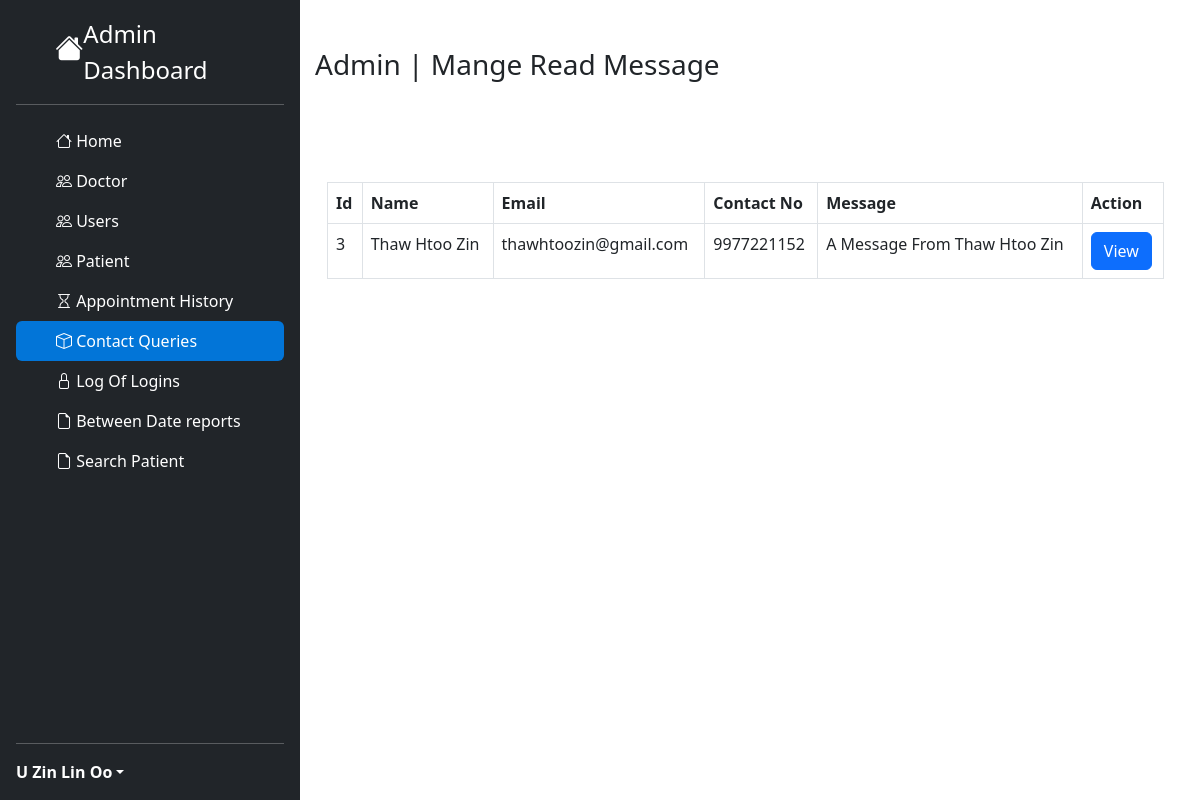
Screenshot of /admin/readmessage.php (signed in) with the database file from the repository.
### tables this page shows
CREATE TABLE `doctors` (
  `id` int(11) NOT NULL,
  `specialization` int(11) NOT NULL,
  `name` varchar(255) NOT NULL,
  `address` varchar(255) NOT NULL,
  `fees` int(11) NOT NULL,
  `contactno` bigint(15) NOT NULL,
  `email` varchar(255) NOT NULL,
  `password` varchar(255) NOT NULL,
  `createDate` date NOT NULL DEFAULT current_timestamp(),
  `updateDate` date NOT NULL DEFAULT current_timestamp()
);

CREATE TABLE `contact` (
  `id` int(11) NOT NULL,
  `name` varchar(255) NOT NULL,
  `email` varchar(255) NOT NULL,
  `phone` bigint(15) NOT NULL,
  `message` text NOT NULL,
  `remark` varchar(255) NOT NULL,
  `status` int(11) NOT NULL
);

### Controller/queries.ctr.php (called while the page is built, shortened)
<?php
require 'connecttodb.pdo.php';
class queries
{
  public function select($table, $id)
  {
    global $pdo;
    $stmt = $pdo->prepare("SELECT * FROM $table WHERE id=$id");
    $stmt->execute();
    return $stmt->fetch(PDO::FETCH_ASSOC);
  }
  public function selectreadmessage($table)
  {
    global $pdo;
    $stmt = $pdo->prepare("SELECT * FROM $table WHERE status='2'");
    $stmt->execute();
    return $stmt->fetchall();
  }
}
?>

### admin/readmessage.php (the view, shortened to what this page needs)
<?php
include '../Resources/bootstrap.res.php';
include '../Controller/queries.ctr.php';
$query = new queries();
?>
<!DOCTYPE html>
<html lang="en" dir="ltr">
  <head>
  </head>
  <body>
    <div class="row" style="margin: 0px !important; margin-left: -12px !important;">
      <div class="col-3">
        <?php
        include 'sidebar.php';
        ?>
      </div>
      <div class="col-9">
        <div class="container mt-5">
          <h3>Admin | Mange Read Message</h3>
          <div class="container" style="margin-top:100px;">
            <table class="table table-stripe table-bordered table-hover">
              <tr>
                <th>Id</th>
                <th>Name</th>
                <th>Email</th>
                <th>Contact No</th>
                <th>Message</th>
                <th>Action</th>
              </tr>
              <?php
              $datas = $query->selectreadmessage('contact');
              foreach ($datas as $data) {
                ?>
              <tr>
                <td><?php echo $data['id']; ?></td>
                <td><?php echo $data['name']; ?></td>
                <td><?php echo $data['email']; ?></td>
                <td><?php echo $data['phone']; ?></td>
                <td><?php echo $data['message']; ?></td>
                <td>
                  <a href="messageview.php?id=<?php echo $data['id']; ?>&viewpage=read" class="btn btn-primary">View</a>
                </td>
              </tr>
              <?php
            }
            ?>
            </table>
          </div>
        </div>
      </div>
    </div>
  </body>
</html>

### admin/sidebar.php (shortened to what this page needs)
<div class="d-flex flex-column flex-shrink-0 p-3 text-white bg-dark" style="width: 25%; height:100%; position:fixed;">
    <a href="/HospitalProgram/users/" class="d-flex align-items-center mb-3 mb-md-0 me-md-auto text-white text-decoration-none">
      <svg class="" width="40" height="32"><i class="bi bi-house-fill h3"></i></svg>
      <span class="fs-4">Admin Dashboard</span>
    </a>
    <hr>
    <ul class="nav nav-pills flex-column mb-auto">
      <li class="nav-item">
        <a href="/HospitalProgram/admin/" class="nav-link home" aria-current="page">
          <svg class="bi me-2" width="16" height="16"><i class="bi bi-house"></i> </svg>
          Home
        </a>
      </li>
      <li>
        <a href="/HospitalProgram/admin/appointmenthistory.php" class="nav-link text-white doctor" data-bs-toggle="collapse" data-bs-target="#doc-collapse" aria-expanded="true">
          <svg class="bi me-2" width="16" height="16"><i class="bi bi-people"></i></svg>
          Doctor
        </a>
      </li>
      <li>
        <a href="/HospitalProgram/admin/appointmenthistory.php" class="nav-link text-white user" data-bs-toggle="collapse" data-bs-target="#user-collapse" aria-expanded="true">
          <svg class="bi me-2" width="16" height="16"><i class="bi bi-people"></i></svg>
          Users
        </a>
      </li>
      <li>
        <a href="/HospitalProgram/admin/appointmenthistory.php" class="nav-link text-white patient" data-bs-toggle="collapse" data-bs-target="#patient-collapse" aria-expanded="true">
          <svg class="bi me-2" width="16" height="16"><i class="bi bi-people"></i></svg>
          Patient
        </a>
      </li>
      <li>
        <a href="/HospitalProgram/admin/appointmenthistory.php" class="nav-link text-white appointmenthistory">
          <svg class="bi me-2" width="16" height="16"><i class="bi bi-hourglass"></i></svg>
          Appointment History
        </a>
      </li>
      <li>
        <a href="/HospitalProgram/admin/message.php" class="nav-link text-white message" data-bs-toggle="collapse" data-bs-target="#queires-collapse" aria-expanded="true">
          <svg class="bi me-2" width="16" height="16"><i class="bi bi-box"></i></svg>
          Contact Queries
        </a>
      </li>
      <li>
        <a href="/HospitalProgram/admin/message.php" class="nav-link text-white loginlog" data-bs-toggle="collapse" data-bs-target="#lock-collapse" aria-expanded="true">
          <svg class="bi me-2" width="16" height="16"><i class="bi bi-lock"></i></svg>
          Log Of Logins
        </a>
      </li>
      <li>
        <a href="/HospitalProgram/admin/bwreport.php" class="nav-link text-white betweendatereport">
          <svg class="bi me-2" width="16" height="16"><i class="bi bi-file-earmark"></i></svg>
          Between Date reports
        </a>
      </li>
      <li>
        <a href="/HospitalProgram/admin/searchpatient.php" class="nav-link text-white patientsearch">
          <svg class="bi me-2" width="16" height="16"><i class="bi bi-file-earmark"></i></svg>
          Search Patient
        </a>
      </li>
    </ul>
    <hr>
    <div class="dropdown">
      <a href="#" class="d-flex align-items-center text-white text-decoration-none dropdown-toggle" id="dropdownUser1" data-bs-toggle="dropdown" aria-expanded="false">
        <?php
        $id = $_SESSION['userid'];
        $doctordatadata = $query->select('doctors', $id);
        ?>
        <strong><?php echo $doctordatadata['name']; ?></strong>
      </a>
    </div>
  </div>

### admin/readmessage.php (style rules this page uses)
.home { color: white !important; }
.message { background-color: #0275d8 !important; }

### rows the page displays
doctors: name "U Zin Lin Oo"
contact: id "3", name "Thaw Htoo Zin", email "thawhtoozin@gmail.com", phone "9977221152", message "A Message From Thaw Htoo Zin"
